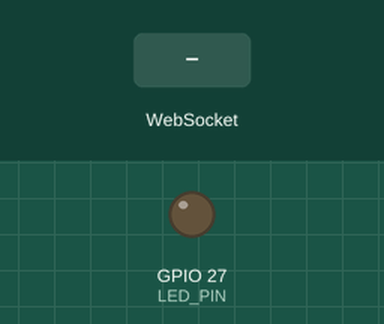
The sketch below on a simulated ESP32. Parts: output pins drawn as LEDs (lit = HIGH). The test bench sets the inputs (shaded band). WiFi joins after 1.5 s; servers stay silent unless stated; random numbers use the default seed unless the sketch sets one; what the sketch prints to the serial monitor is not drawn.

Above: at 2.7 s.
2.8 s: WebSocket text "ON" received
At 3.3 s:
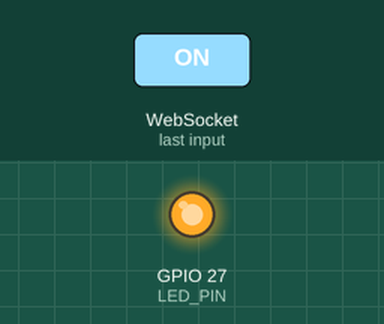
4.3 s: WebSocket text "OFF" received
At 5.6 s:
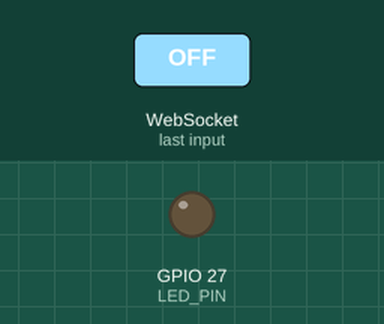
Timing chart, 0 to 7.3 s (numbered marks = the images above; inputs shaded):
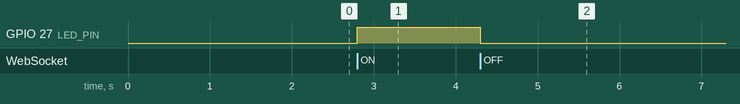

The sketch:

Jode.ino
```cpp
#include <WiFi.h>
#include <WebServer.h>
#include <WebSocketsServer.h>
#include "index.h"

// กำหนดขา LED
#define LED_PIN 27

// ข้อมูล WiFi
const char* ssid     = "@JumboPlusIoT";
const char* password = "hr92o378";

// สร้าง Instance สำหรับ Server
WebServer server(80);
WebSocketsServer webSocket = WebSocketsServer(81);

// ฟังก์ชันจัดการเหตุการณ์ WebSocket
void onWebSocketEvent(uint8_t num, WStype_t type, uint8_t * payload, size_t length) {
  switch(type) {
    case WStype_DISCONNECTED:
      Serial.printf("[%u] Disconnected!\n", num);
      break;

    case WStype_CONNECTED: {
      IPAddress ip = webSocket.remoteIP(num);
      Serial.printf("[%u] Connected from %s\n", num, ip.toString().c_str());
      webSocket.sendTXT(num, "Connected to Cube");
      break;
    }

    case WStype_TEXT: {
      String message = String((char*)(payload));
      Serial.printf("[%u] Received: %s\n", num, message.c_str());

      // ควบคุม LED และส่งสถานะกลับไปยืนยัน
      if (message == "ON") {
        digitalWrite(LED_PIN, HIGH);
        webSocket.broadcastTXT("{\"status\":\"LED is ON\"}");
      } else if (message == "OFF") {
        digitalWrite(LED_PIN, LOW);
        webSocket.broadcastTXT("{\"status\":\"LED is OFF\"}");
      }
      break;
    }
  }
}

void handleRoot() {
  server.send(200, "text/html", index_html);
}

void setup() {
  Serial.begin(115200);
  pinMode(LED_PIN, OUTPUT);
  digitalWrite(LED_PIN, LOW);

  // ตั้งค่า WiFi ให้เสถียร
  WiFi.mode(WIFI_STA);
  WiFi.setAutoReconnect(true); // ต่อใหม่อัตโนมัติเมื่อหลุด
  WiFi.begin(ssid, password);

  Serial.print("Connecting to WiFi");
  while (WiFi.status() != WL_CONNECTED) {
    delay(500);
    Serial.print(".");
  }
  Serial.printf("\nConnected! IP: %s\n", WiFi.localIP().toString().c_str());

  server.on("/", handleRoot);
  server.begin();

  webSocket.begin();
  webSocket.onEvent(onWebSocketEvent);

  // ตรวจสอบ Client ที่ค้าง (Heartbeat) ทุกๆ 15 วินาที
  webSocket.enableHeartbeat(15000, 3000, 2);
}

void loop() {
  server.handleClient();
  webSocket.loop();

  // ส่งข้อมูลพิกัดสุ่มทุก 100ms
  static unsigned long lastMsg = 0;
  if (millis() - lastMsg > 100) {
    lastMsg = millis();

    // ส่งเฉพาะตอนที่มีคนเชื่อมต่ออยู่ เพื่อประหยัดทรัพยากร
    if (webSocket.connectedClients() > 0) {
        String json;
        json.reserve(64); // จองพื้นที่ RAM ป้องกัน Memory Fragmentation
        json = "{\"x\":" + String(random(-10, 10)) + ",\"y\":" + String(random(-10, 10)) + "}";
        webSocket.broadcastTXT(json);
    }
  }
}
```

index.h
```cpp
const char index_html[] PROGMEM = R"rawliteral(
<!DOCTYPE HTML><html>
<head>
  <title>Cube Dashboard</title>
  <meta name="viewport" content="width=device-width, initial-scale=1">
  <script src="https://code.highcharts.com/highcharts.js"></script>
  <style>
    body {
      font-family: sans-serif;
      text-align: center;
      background: #121212;
      color: white;
      margin: 0;
    }

    .container {
      max-width: 800px;
      margin: auto;
      padding: 20px;
    }

    .card {
      background: #1e1e1e;
      padding: 20px;
      border-radius: 12px;
      margin-bottom: 15px;
      border: 1px solid #333;
    }

    .value {
      font-size: 2.5rem;
      color: #00ffcc;
      font-weight: bold;
    }

    .btn {
      padding: 15px 30px;
      font-size: 1rem;
      border: none;
      border-radius: 8px;
      cursor: pointer;
      font-weight: bold;
      margin: 5px;
      transition: 0.2s;
    }

    .btn-on {
      background: #28a745;
      color: white;
    }

    .btn-off {
      background: #dc3545;
      color: white;
    }

    .btn:active {
      transform: scale(0.95);
    }

    #chart-test {
      height: 400px;
      width: 100%;
    }

  </style>
</head>
<body>
  <div class="container">
    <h1>Self-Balancing Cube</h1>
    <div class="card">
      <p>Angle X: <span id="x_val" class="value">0.0</span>° | Angle Y: <span id="y_val" class="value">0.0</span>°</p>
    </div>
    <div class="card">
      <h3>Remote Control</h3>
      <button class="btn btn-on" onclick="sendLED('ON')">LED ON</button>
      <button class="btn btn-off" onclick="sendLED('OFF')">LED OFF</button>
    </div>
    <div id="chart-test" class="card"></div>
  </div>
  <script>
    var chart = new Highcharts.Chart({
      chart:{ renderTo:'chart-test', type:'spline', backgroundColor: 'transparent' },
      title:{ text: 'Angle Data Stream', style: {color: '#888'} },
      series: [{ name: 'X', data: [], color: '#ff3366' }, { name: 'Y', data: [], color: '#00ffcc' }],
      xAxis: { type: 'datetime' },
      yAxis: { title: { text: 'Value' }, gridLineColor: '#222' }
    });
    var gateway = `ws://${window.location.hostname}:81/`;
    var websocket = new WebSocket(gateway);
    websocket.onmessage = function(event) {
      try {
        var data = JSON.parse(event.data);
        if(data.x !== undefined) {
          document.getElementById('x_val').innerHTML = data.x;
          document.getElementById('y_val').innerHTML = data.y;
          var x = (new Date()).getTime();
          var shift = chart.series[0].data.length > 50;
          chart.series[0].addPoint([x, parseFloat(data.x)], true, shift);
          chart.series[1].addPoint([x, parseFloat(data.y)], true, shift);
        }
      } catch(e) { console.log("Received status:", event.data); }
    };
    function sendLED(state) {
      if (websocket.readyState === WebSocket.OPEN) websocket.send(state);
    }
  </script>
</body>
</html>
)rawliteral";
```

Measured:
- after the input at 2.8 s, GPIO 27 (LED_PIN): LOW → HIGH at once
- after the input at 4.3 s, GPIO 27 (LED_PIN): HIGH → LOW at once
